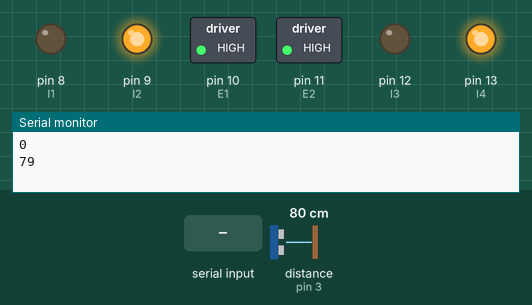
A sketch run on a simulated Arduino Uno, built with avr-gcc and run on an emulated ATmega328P. Shown: switched loads named in the sketch (green lamp = pin HIGH), output pins drawn as LEDs (lit = HIGH), the last lines printed to the serial monitor. Inputs (shaded band) come from the test bench; at power-on: distance to the obstacle (sensor on pin 3) 80 cm. The echo pulse lasts 58.3 µs per cm; pins used as bus, display or sensor lines are not drawn.

Above: at 1.2 s.
1.3 s: distance to the obstacle (sensor on pin 3) set to 2 cm
At 2.9 s:
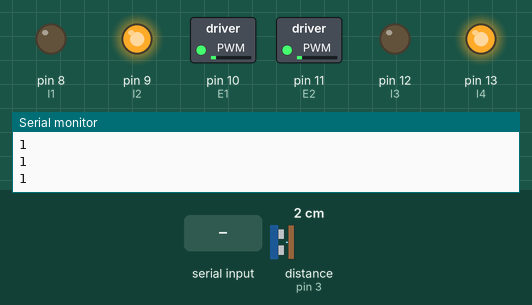
3.5 s: "dis:\n" received over Serial
At 5.3 s:
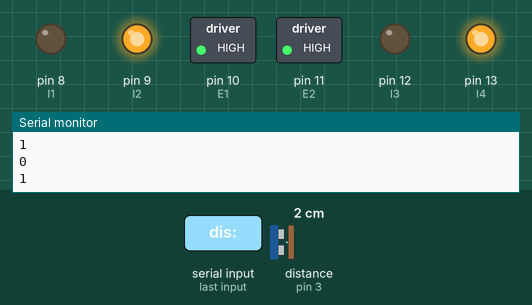
Timing chart, 0 to 6.8 s (numbered marks = the images above; inputs shaded):
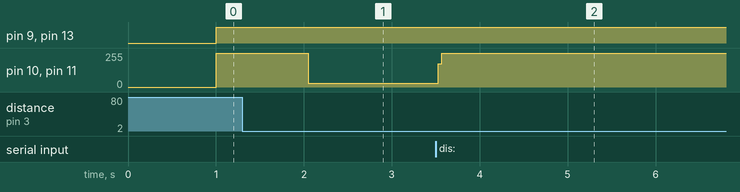

The sketch:

Arduino.ino
```cpp
#define E1 10  // Enable Pin for motor 1
#define E2 11  // Enable Pin for motor 2

#define I1 8  // Control pin 1 for motor 1
#define I2 9  // Control pin 2 for motor 1

#define I3 12  // Control pin 1 for motor 2
#define I4 13  // Control pin 2 for motor 2

int TRIG = 2;
int ECHO = 3;
long tiempo = 0;
long distancia = 0;
int minDis=40;


void setup() {

    pinMode(E1, OUTPUT);
    pinMode(E2, OUTPUT);

    pinMode(I1, OUTPUT);
    pinMode(I2, OUTPUT);
    pinMode(I3, OUTPUT);
    pinMode(I4, OUTPUT);

    pinMode(TRIG, OUTPUT);
   pinMode(ECHO, INPUT);
   Serial.begin(115200);
}

void startEngines(){
   digitalWrite(E1, HIGH);
   digitalWrite(E2, HIGH);
}

void stopEngines(){
   digitalWrite(E1, LOW);
   digitalWrite(E2, LOW);
}

void forward(){
   //Motor 1
   digitalWrite(I1, LOW);
   digitalWrite(I2, HIGH);
   //Motor 2
   digitalWrite(I3, LOW);
   digitalWrite(I4, HIGH);
}

void backward(){
  //Motor 1
   digitalWrite(I1, HIGH);
   digitalWrite(I2, LOW);
   //Motor 2
   digitalWrite(I3, HIGH);
   digitalWrite(I4, LOW);
}

void turnLeft(){
    digitalWrite(I3, LOW);
    digitalWrite(I4, LOW);
}

void turnRight(){
    digitalWrite(I1, LOW);
    digitalWrite(I2, LOW);
}


void loop() {

  if(Serial.available()>0){
    String leido=Serial.readStringUntil('\n');
    //Serial.println(leido.substring(0,4));
    if (leido.substring(0,4) == "dis:") {
      //Serial.println(leido.substring(4));
      minDis=leido.substring(4).toInt();
      //Serial.println(minDis);
    }
   }

    digitalWrite(TRIG, LOW);
    delayMicroseconds(5);
    digitalWrite(TRIG, HIGH);    //envia una señal de ultrasonido
    tiempo = pulseIn(ECHO, HIGH);  //recibe el rebote
    tiempo = tiempo / 2;   //obtiene el tiempo de ida
    distancia = (int) (0.034 * tiempo);  //utiliza la velocidad del sonido en segundos para calcular la distancia

    startEngines();
    //forward();

    Serial.println(distancia);

    if(distancia > minDis){
        forward();
        //turnLeft();
        //delay(1000);
        //forward();
        //stopEngines();
        //delay(500);
    }else{
        stopEngines();
        /*if(distancia >10){
        turnRight();
        //delay(1000);
        //forward();
        //stopEngines();
        //delay(500);
        }else{
          stopEngines();
        }*/
    }

}
```

Measured:
- after the input at 1.3 s, pin 10 (E1), pin 11 (E2): 255/255 → 30/255 after 0.75 s
- after the input at 3.5 s, pin 10 (E1), pin 11 (E2): 30/255 → 255/255 at once
